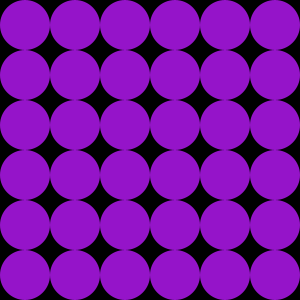
Frame 1 (no input)
Frame 60 (the mouse pressed at the canvas centre just before this capture): identical to frame 1, image omitted
Frame 120 (the mouse held since frame 60 and released just before this capture): identical to frame 1, image omitted

The Processing sketch that drew this single still picture (run headless with seeded random() and noise(); from frame 60 on, the mouse is pressed at the canvas centre):

// Processing sketch: processing_96382
// ── processing_96382.pde

// Wictor Hugo - textura padrão
void setup() {
  size (300, 300);
}
  
void draw() {
  background(0);
  for (int x=25; x<300; x+=50) {
    for (int y=25; y<300; y+=50) { 
      fill(#9514C9);
      smooth();
      noStroke();            
      ellipse(x, y, 50, 50);
  }
 }
}
